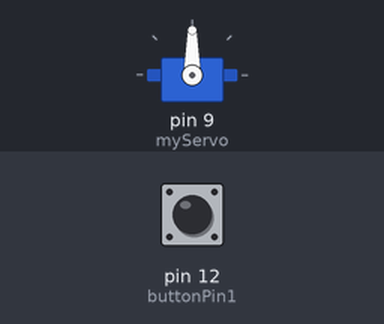
A sketch run on a simulated Arduino Uno, built with avr-gcc and run on an emulated ATmega328P. Parts: servo. Inputs (shaded band) come from the test bench; at power-on: pin 12 (buttonPin1) LOW.

Above: at 1.2 s.
1.3 s: pin 12 (buttonPin1) pulled HIGH for 0.15 s
At 1.37 s:
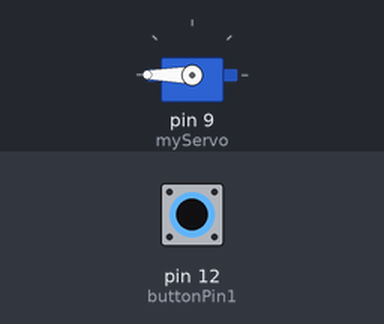
2.9 s: pin 12 (buttonPin1) pulled HIGH for 3.2 s
At 6.4 s:
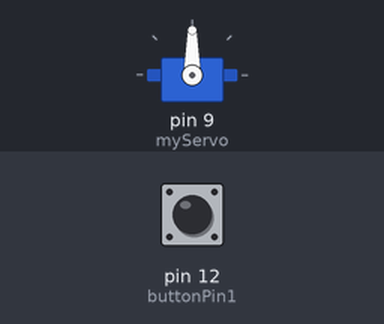
Timing chart, 0 to 7.9 s (numbered marks = the images above; inputs shaded):
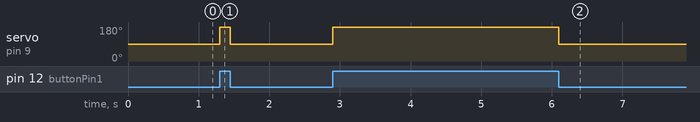

Measured:
- after the input at 1.3 s, servo on pin 9 (myServo): 90° → 180° at once, → 90° 0.15 s later
- after the input at 2.9 s, servo on pin 9 (myServo): 90° → 180° at once, → 90° 3.2 s later

The sketch:

rockMove.ino
```cpp
#include <Servo.h>

Servo myServo;
int buttonPin1 = 12;
int servoSwitch;

void setup() {
  myServo.attach(9);
  pinMode(buttonPin1, INPUT);
}

void loop()
{
  if(digitalRead(buttonPin1) == HIGH)
  {
    myServo.write(360);
  }
  else
  {
    myServo.write(90);
  }

}
```
